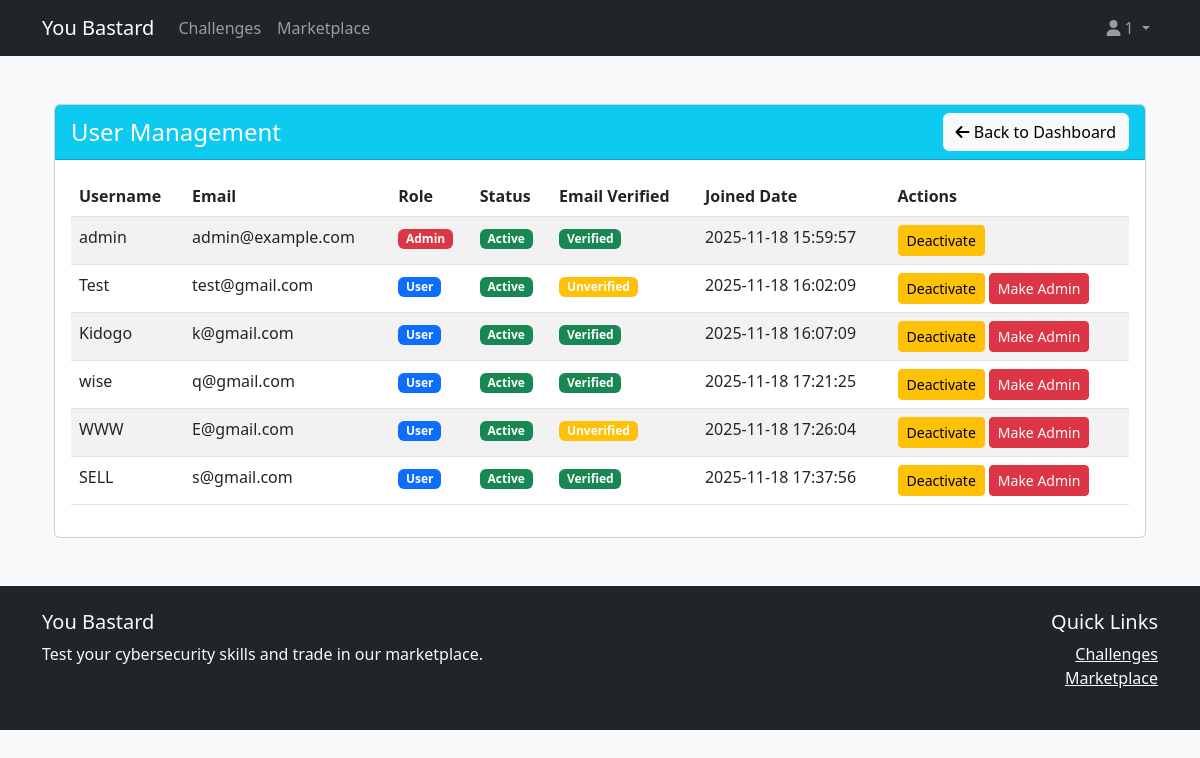
The app's page /admin/user-management (signed in) with its own data.
### core/auth/models.py (models this page shows, shortened)
class User(Base, UserMixin):
    __tablename__ = 'users'
    id = Column(Integer, primary_key=True)
    username = Column(String(80), unique=True, nullable=False)
    password_hash = Column(String(120), nullable=False)
    email = Column(String(120), unique=True, nullable=True)
    email_verified = Column(Boolean, default=False)
    email_token = Column(String(100), unique=True)
    email_token_expiry = Column(DateTime)
    is_active = Column(Boolean, default=True)
    is_admin = Column(Boolean, default=False)
    created_at = Column(DateTime, default=datetime.utcnow)
    last_login = Column(DateTime)
    buyer_profile = relationship("Buyer", back_populates="user", uselist=False)
    seller_profile = relationship("Seller", back_populates="user", uselist=False)

### routes/admin.py (the view)
@admin_bp.route('/user-management')
@admin_required
def user_management():
    users = User.query.all()
    return render_template('admin/user_management.html', users=users)

### app.py (called while the page is built)
@login_manager.user_loader
def load_user(user_id):
    return User.query.filter_by(username=user_id).first()

@app.teardown_appcontext
def shutdown_session(exception=None):
    db_session.remove()

### core/auth/user_manager.py (called while the page is built)
    @staticmethod
    def is_admin():
        return current_user.is_authenticated and current_user.is_admin

### routes/admin.py (called while the page is built)
def admin_required(f):
    @wraps(f)
    def decorated_function(*args, **kwargs):
        if not UserManager.is_admin():
            flash('Admin access required.', 'error')
            return redirect(url_for('auth.login'))
        return f(*args, **kwargs)
    return decorated_function

### templates/admin/user_management.html (shortened to what this page needs)
{% extends "base.html" %}
{% block content %}
<div class="container mt-5">
    <div class="card">
        <div class="card-header bg-info text-white d-flex justify-content-between align-items-center">
            <h4 class="mb-0">User Management</h4>
            <a href="{{ url_for('admin.admin_dashboard') }}" class="btn btn-light">
                <i class="fas fa-arrow-left"></i> Back to Dashboard
            </a>
        </div>
        <div class="card-body">
            <div class="table-responsive">
                <table class="table table-striped table-hover">
                    <thead>
                        <tr>
                            <th>Username</th>
                            <th>Email</th>
                            <th>Role</th>
                            <th>Status</th>
                            <th>Email Verified</th>
                            <th>Joined Date</th>
                            <th>Actions</th>
                        </tr>
                    </thead>
                    <tbody>
                        {% for user in users %}
                        <tr>
                            <td>{{ user.username }}</td>
                            <td>{{ user.email }}</td>
                            <td>
                                <span class="badge bg-{% if user.is_admin %}danger{% else %}primary{% endif %}">
                                    {{ "Admin" if user.is_admin else "User" }}
                                </span>
                            </td>
                            <td>
                                <span class="badge bg-{% if user.is_active %}success{% else %}warning{% endif %}">
                                    {{ "Active" if user.is_active else "Inactive" }}
                                </span>
                            </td>
                            <td>
                                <span class="badge bg-{% if user.email_verified %}success{% else %}warning{% endif %}">
                                    {{ "Verified" if user.email_verified else "Unverified" }}
                                </span>
                            </td>
                            <td>{{ user.created_at.strftime('%Y-%m-%d %H:%M:%S') }}</td>
                            <td>
                                <div class="btn-group" role="group">
                                    <form action="{{ url_for('admin.toggle_user_status', username=user.username) }}" method="POST" class="d-inline">
                                        <button type="submit" class="btn btn-sm btn-{% if user.is_active %}warning{% else %}success{% endif %} me-1">
                                            {{ "Deactivate" if user.is_active else "Activate" }}
                                        </button>
                                    </form>
                                    {% if not user.is_admin %}
                                    <form action="{{ url_for('admin.make_admin', username=user.username) }}" method="POST" class="d-inline">
                                        <button type="submit" class="btn btn-sm btn-danger">
                                            Make Admin
                                        </button>
                                    </form>
                                    {% endif %}
                                </div>
                            </td>
                        </tr>
                        {% endfor %}
                    </tbody>
                </table>
            </div>
        </div>
    </div>
</div>
{% endblock %}

### templates/base.html (shortened to what this page needs)
<!DOCTYPE html>
<html lang="en">
<head>
    <link href="https://cdn.jsdelivr.net/npm/bootstrap@5.3.0/dist/css/bootstrap.min.css" rel="stylesheet">
    <link href="https://cdnjs.cloudflare.com/ajax/libs/font-awesome/6.0.0/css/all.min.css" rel="stylesheet">
</head>
<body class="bg-light">
    <nav class="navbar navbar-expand-lg navbar-dark bg-dark">
        <div class="container">
            <a class="navbar-brand" href="{{ url_for('index') }}">You Bastard</a>
            <div class="collapse navbar-collapse" id="navbarNav">
                <ul class="navbar-nav me-auto">
                    <li class="nav-item">
                        <a class="nav-link" href="{{ url_for('list_challenges') }}">Challenges</a>
                    </li>
                    <li class="nav-item">
                        <a class="nav-link" href="{{ url_for('marketplace.index') }}">Marketplace</a>
                    </li>
                </ul>
                <ul class="navbar-nav">
                    {% if current_user.is_authenticated %}
                    <li class="nav-item dropdown">
                        <a class="nav-link dropdown-toggle" href="#" id="userDropdown" role="button" data-bs-toggle="dropdown">
                            <i class="fas fa-user"></i> {{ current_user.id }}
                        </a>
                    </li>
                    {% endif %}
                </ul>
            </div>
        </div>
    </nav>
    <main class="container my-4">
        {% block content %}{% endblock %}
    </main>
    <footer class="bg-dark text-light py-4 mt-5">
        <div class="container">
            <div class="row">
                <div class="col-md-6">
                    <h5>You Bastard</h5>
                    <p>Test your cybersecurity skills and trade in our marketplace.</p>
                </div>
                <div class="col-md-6 text-md-end">
                    <h5>Quick Links</h5>
                    <ul class="list-unstyled">
                        <li><a href="{{ url_for('list_challenges') }}" class="text-light">Challenges</a></li>
                        <li><a href="{{ url_for('marketplace.index') }}" class="text-light">Marketplace</a></li>
                    </ul>
                </div>
            </div>
        </div>
    </footer>
</body>
</html>

### records on screen
User: id "1", username "admin", email "admin@example.com", is_admin "Admin", is_active "Active", email_verified "Verified", created_at "2025-11-18 15:59:57", is_active "Deactivate"
User: username "Test", email "test@gmail.com", is_admin "User", is_active "Active", email_verified "Unverified", created_at "2025-11-18 16:02:09", is_active "Deactivate"
User: username "Kidogo", email "k@gmail.com", is_admin "User", is_active "Active", email_verified "Verified", created_at "2025-11-18 16:07:09", is_active "Deactivate"
User: username "wise", email "q@gmail.com", is_admin "User", is_active "Active", email_verified "Verified", created_at "2025-11-18 17:21:25", is_active "Deactivate"
User: username "WWW", email "E@gmail.com", is_admin "User", is_active "Active", email_verified "Unverified", created_at "2025-11-18 17:26:04", is_active "Deactivate"
User: username "SELL", email "s@gmail.com", is_admin "User", is_active "Active", email_verified "Verified", created_at "2025-11-18 17:37:56", is_active "Deactivate"
